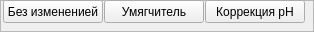
               <widget class="QFrame" name="frame_3">
                <property name="minimumSize">
                 <size>
                  <width>0</width>
                  <height>21</height>
                 </size>
                </property>
                <property name="frameShape">
                 <enum>QFrame::StyledPanel</enum>
                </property>
                <property name="frameShadow">
                 <enum>QFrame::Raised</enum>
                </property>
                <widget class="QPushButton" name="pushB_changes_0">
                 <property name="geometry">
                  <rect>
                   <x>3</x>
                   <y>0</y>
                   <width>100</width>
                   <height>23</height>
                  </rect>
                 </property>
                 <property name="minimumSize">
                  <size>
                   <width>100</width>
                   <height>0</height>
                  </size>
                 </property>
                 <property name="font">
                  <font>
                   <weight>50</weight>
                   <bold>false</bold>
                  </font>
                 </property>
                 <property name="text">
                  <string>Без измененией</string>
                 </property>
                 <property name="checkable">
                  <bool>true</bool>
                 </property>
                </widget>
                <widget class="QPushButton" name="pushB_softener_0">
                 <property name="geometry">
                  <rect>
                   <x>104</x>
                   <y>0</y>
                   <width>100</width>
                   <height>23</height>
                  </rect>
                 </property>
                 <property name="minimumSize">
                  <size>
                   <width>100</width>
                   <height>0</height>
                  </size>
                 </property>
                 <property name="font">
                  <font>
                   <weight>50</weight>
                   <bold>false</bold>
                  </font>
                 </property>
                 <property name="text">
                  <string>Умягчитель</string>
                 </property>
                 <property name="checkable">
                  <bool>true</bool>
                 </property>
                </widget>
                <widget class="QPushButton" name="pushB_correction_0">
                 <property name="geometry">
                  <rect>
                   <x>205</x>
                   <y>0</y>
                   <width>100</width>
                   <height>23</height>
                  </rect>
                 </property>
                 <property name="minimumSize">
                  <size>
                   <width>100</width>
                   <height>0</height>
                  </size>
                 </property>
                 <property name="font">
                  <font>
                   <weight>50</weight>
                   <bold>false</bold>
                  </font>
                 </property>
                 <property name="text">
                  <string>Коррекция pH</string>
                 </property>
                 <property name="checkable">
                  <bool>true</bool>
                 </property>
                </widget>
               </widget>
